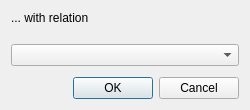
<?xml version="1.0" encoding="UTF-8"?>
<ui version="4.0">
 <class>BinaryOperationDialog</class>
 <widget class="QDialog" name="BinaryOperationDialog">
  <property name="geometry">
   <rect>
    <x>0</x>
    <y>0</y>
    <width>250</width>
    <height>110</height>
   </rect>
  </property>
  <property name="sizePolicy">
   <sizepolicy hsizetype="Fixed" vsizetype="Fixed">
    <horstretch>0</horstretch>
    <verstretch>0</verstretch>
   </sizepolicy>
  </property>
  <property name="maximumSize">
   <size>
    <width>250</width>
    <height>110</height>
   </size>
  </property>
  <property name="windowTitle">
   <string>Relation Modification</string>
  </property>
  <layout class="QVBoxLayout" name="verticalLayout">
   <item alignment="Qt::AlignTop">
    <widget class="QLabel" name="label">
     <property name="text">
      <string>... with relation</string>
     </property>
    </widget>
   </item>
   <item alignment="Qt::AlignTop">
    <widget class="QComboBox" name="comboBox"/>
   </item>
   <item>
    <widget class="QDialogButtonBox" name="buttonBox">
     <property name="orientation">
      <enum>Qt::Horizontal</enum>
     </property>
     <property name="standardButtons">
      <set>QDialogButtonBox::Cancel|QDialogButtonBox::Ok</set>
     </property>
    </widget>
   </item>
  </layout>
 </widget>
 <resources/>
 <connections>
  <connection>
   <sender>buttonBox</sender>
   <signal>accepted()</signal>
   <receiver>BinaryOperationDialog</receiver>
   <slot>accept()</slot>
   <hints>
    <hint type="sourcelabel">
     <x>248</x>
     <y>254</y>
    </hint>
    <hint type="destinationlabel">
     <x>157</x>
     <y>274</y>
    </hint>
   </hints>
  </connection>
  <connection>
   <sender>buttonBox</sender>
   <signal>rejected()</signal>
   <receiver>BinaryOperationDialog</receiver>
   <slot>reject()</slot>
   <hints>
    <hint type="sourcelabel">
     <x>316</x>
     <y>260</y>
    </hint>
    <hint type="destinationlabel">
     <x>286</x>
     <y>274</y>
    </hint>
   </hints>
  </connection>
 </connections>
</ui>
